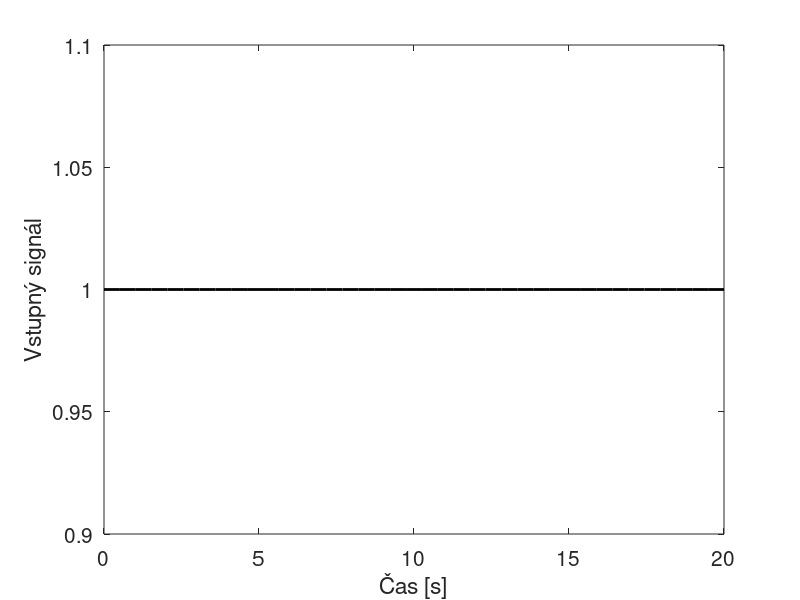
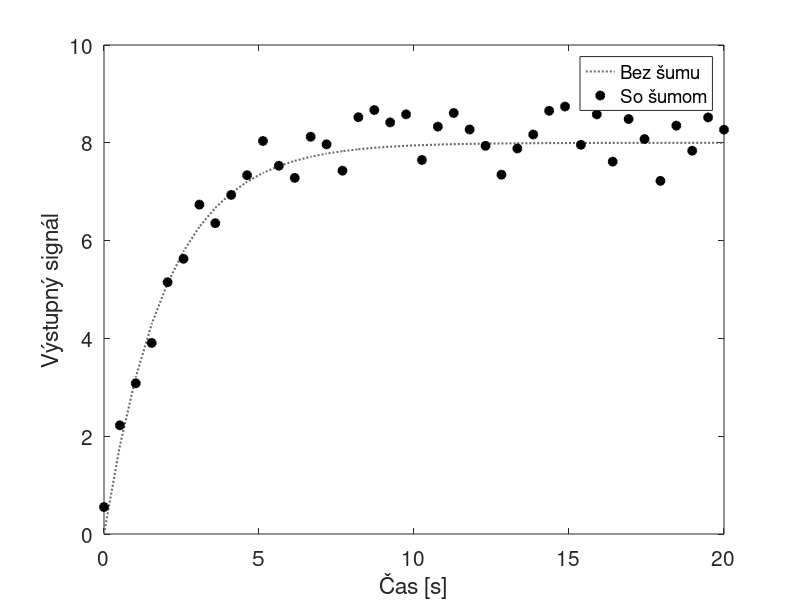

These charts were generated, in order, by the following MATLAB code: (Note: this script raises an error after producing the figures.)
clear all
close all
clc

addpath('e:\skola\semestralny projekt\1')
addpath('funs')

%% measured data
K = 8;
T = 2;
Gs = tf(K,[T 1]);

tf = 20;
Ts = 0.5;
t = linspace(0,tf,tf/Ts);

input = ones(size(t));
output = step(Gs,t)';

% noise
rng(0)
power = 0.8;
noise = (2*rand(size(t)) - 1);

y_measured = power.*noise + output;figure
hold on
stairs(t,input,'-k','LineWidth',2,'MarkerFaceColor','k')
xlabel('Čas [s]')
ylabel('Vstupný signál')
set(gca,'FontSize',15)
box on 

figure
hold on
plot(t,output,':','LineWidth',1.5,'Color',[105/255 105/255 105/255])
plot(t,y_measured,'ok','LineWidth',1.3,'MarkerFaceColor','k')
xlabel('Čas [s]')
ylabel('Výstupný signál')
legend('Bez šumu','So šumom','Location','Best')
set(gca,'FontSize',15)
box on 

%% FIR model identification
model_error = 0.8;
max_iter = 100;
[r_min,theta] = gpe_fir_min_order(input,y_measured,model_error,max_iter,1,0);
[theta_min, theta_max] = gpe_fir_min_max_bound(r_min, input, y_measured, model_error,1);

fir_min = generate_FIR_output(theta_min,input);
fir_max = generate_FIR_output(theta_max,input);

%% ARX model identification
model_error = 0.8;
y0 = 0;
max_iter = 10;
param_bound = 20;

gpe_out = gpe_arx_min_order(input,y_measured,model_error,y0,max_iter,param_bound,0);
na_min = gpe_out.na;
nb_min = gpe_out.nb;

[A_min,B_min,A_max,B_max] = gpe_arx_min_max_bound(na_min,nb_min,input,y_measured,y0,model_error,param_bound);

arx_min = generate_ARX_output(A_min,B_min,input,y0);
arx_max = generate_ARX_output(A_max,B_max,input,y0);


%% Results
e = model_error*ones(size(t));

figure
hold on
errorbar(t,y_measured,-e,e,'Color','k','Marker','o','MarkerFaceColor','k','MarkerEdgeColor','k','LineWidth',1.3,'LineStyle','None')
stairs(t,fir_min,'-r','LineWidth',2)
stairs(t,fir_max,'-b','LineWidth',2)
xlabel('Čas [s]')
ylabel('Výstupný signál')
axis([0 20 -0.5 10])
legend('Namerané údaje','FIR_{min}','FIR_{max}','Location','Best')
set(gca,'FontSize',15)
box on

figure
hold on
errorbar(t,y_measured,-e,e,'Color','k','Marker','o','MarkerFaceColor','k','MarkerEdgeColor','k','LineWidth',1.3,'LineStyle','None')
stairs(t,arx_min,'-r','LineWidth',2)
stairs(t,arx_max,'-b','LineWidth',2)
xlabel('Čas [s]')
ylabel('Výstupný signál')
axis([0 20 -0.5 10])
legend('Namerané údaje','ARX_{min}','ARX_{max}','Location','Best')
set(gca,'FontSize',15)
box on

%% Pareto fornt FIR
clear all
close all
clc

addpath('e:\skola\semestralny projekt\1')
addpath('funs')

K = 8;
T = 2;
Gs = tf(K,[T 1]);

tf = 20;
Ts = 0.5;
t = linspace(0,tf,tf/Ts);

input = ones(size(t));
output = step(Gs,t)';

model_error = 1;
max_iter = 100;
imax = 100;

for i = 1:1:imax
    k = 1;
    % noise
    rng(i)
    power = 0.9;
    noise = (2*rand(size(t)) - 1);

    y_measured = power.*noise + output;
    y_measured = y_measured';
    
    r_min = gpe_fir_min_order(input,y_measured,model_error,max_iter,0,0);
    
    for r = r_min:1:r_min+4
       C = get_matica_vstupov(input,r);
       P_lsm = (C'*C)\C'*y_measured;
       [P_min, P_max] = gpe_fir_min_max_bound(r, input, y_measured, model_error,0);

       fir_out = C*P_lsm;
       fir_min = C*P_min;
       fir_max = C*P_max;

       acc = sqrt(sum((y_measured-fir_out).^2))/length(y_measured);
       oest = sqrt(sum(max([(fir_out-fir_max).^2, (fir_out-fir_min).^2]')))/length(y_measured);
       
       fir_pareto_data(k,:) = [r acc oest];
       
       k = k + 1;
    end
    pareto_cell{i} = fir_pareto_data;
end

%% data conditioning
addpath('data')
addpath('funs')
load('ex_fir_pareto_data.mat')

fir_pareto_data = [];

for i = 1:1:imax
   fir_pareto_data = [fir_pareto_data; pareto_cell{i}]; 
end
[avg_mat,cnt] = average_if_matrix(fir_pareto_data);

rel_data = fir_pareto_data(:,2:end)./avg_mat(5,2:end);
rel_data = average_if_matrix([fir_pareto_data(:,1), rel_data]);

acc = rel_data(5:9,2);
oest = rel_data(5:9,3);
r = rel_data(5:9,1);

% acc = avg_mat(5:9,2);
% oest = avg_mat(5:9,3);
% r = avg_mat(5:9,1);

figure
hold on
plot(acc,oest,'bo','MarkerFaceColor','b')
for i = 1:1:length(acc)
    text(acc(i)-0.0015,oest(i)-0.005,num2str(r(i)))
end
xlabel('Presnosť odhadu')
ylabel('Maximálny rozptyl odhadu')
xlim([0.92 1.005])
ylim([0.98 1.15])
set(gca,'FontSize',12)
grid on
box on

%% Pareto fornt ARX
clear all
close all
clc

addpath('e:\skola\semestralny projekt\1')
addpath('funs')

K = 8;
T = 2;
Gs = tf(K,[T 1]);

tf = 20;
Ts = 0.5;
t = linspace(0,tf,tf/Ts);

zrs = zeros(1,5);

input = [zrs, ones(size(t))];
output = [zrs, step(Gs,t)'];

model_error = 1;
max_iter = 100;
y0 = 0;
imax = 20;

for i = 1:1:imax
    k = 1;
    % noise
    rng(i)
    power = 0.9;
    noise = [zrs, (2*rand(size(t)) - 1)];

    y_measured = power.*noise + output;
    y_measured = y_measured';
    
    arx_gpe_out = gpe_arx_min_order(input,y_measured,model_error,y0,max_iter,20,0);
    na = arx_gpe_out.na;
    nb = arx_gpe_out.nb;
    nk = 1;
    for r = na:1:na+3
       io_data = iddata(y_measured,input');
       orders = [r nb nk];
       sys = arx(io_data,orders);
       A_lsm = sys.A(2:end)';
       B_lsm = sys.B(2:end)';
       
       [A_min,B_min,A_max,B_max] = gpe_arx_min_max_bound(r,nb,input,y_measured,y0,model_error,5);

       arx_out = generate_ARX_output(A_lsm,B_lsm,input,y0);
       arx_min = generate_ARX_output(A_min,B_max,input,y0);
       arx_max = generate_ARX_output(A_max,B_max,input,y0);

       acc = sqrt(sum((y_measured-arx_out).^2))/length(y_measured);
       oest = sqrt(sum(max([(arx_out-arx_max).^2, (arx_out-arx_min).^2]')))/length(y_measured);
       
       arx_pareto_data(k,:) = [r acc oest];
       
       k = k + 1;
    end
    pareto_cell{i} = arx_pareto_data;
end
cd data
save('ex_arx_pareto_data.mat')
%% data conditioning
addpath('data')
load('ex_arx_pareto_data.mat')

arx_pareto_data = [];

for i = 1:1:imax
   arx_pareto_data = [arx_pareto_data; pareto_cell{i}]; 
end
[avg_mat,cnt] = average_if_matrix(arx_pareto_data);

rel_data = arx_pareto_data(:,2:end)./avg_mat(1,2:end);
rel_data = average_if_matrix([arx_pareto_data(:,1), rel_data]);

acc = rel_data(:,2);
oest = rel_data(:,3);
r = rel_data(:,1);

% acc = avg_mat(5:9,2);
% oest = avg_mat(5:9,3);
% r = avg_mat(5:9,1);

figure
hold on
plot(acc,oest,'bo','MarkerFaceColor','b')
for i = 1:1:length(acc)
    text(acc(i)-0.004,oest(i)-0.2,['1/' num2str(r(i))])
end
xlabel('Relatívna presnosť odhadu')
ylabel('Maximálny relatívny rozptyl odhadu')
xlim([0.85 1.02])
ylim([0 8])
set(gca,'FontSize',15)
grid on
box on

%% kontrola
clear all
close all
clc

addpath('funs')
addpath('data')
load('ex_arx_pareto_data.mat')

rng(103)
power = 0.9;
noise = (2*rand(size(t)) - 1);

noise = [zeros(1,5), noise];
input = [zeros(1,5), input];
output = [zeros(1,5), output];

y_measured = power.*noise + output;
y_measured = y_measured';

na = [1 2 3 4];
nb = 1;
nk = 1;


io_data = iddata(y_measured,input');

figure(1)
hold on
plot(y_measured,'ok','MarkerFaceColor','k')
for i = 1:1:length(na)
    
    orders = [na(i) nb nk];
    sys = arx(io_data,orders);
    A_lsm = sys.A(2:end)';
    B_lsm = sys.B(2:end)';
    
    disp(sys.B)
    disp(sys.A)
    
    arx_out = generate_ARX_output(A_lsm,B_lsm,input,y0);
    
    delta(i,:) = (y_measured-arx_out).^2;
    
    stairs(arx_out,'LineWidth',1.5)
end
legend('','1','2','3','4')
hold off

figure(2)
hold on
stairs(delta(1,:),'LineWidth',1.5)
stairs(delta(2,:),'LineWidth',1.5)
stairs(delta(3,:),'LineWidth',1.5)
stairs(delta(4,:),'LineWidth',1.5)
legend('1','2','3','4')
